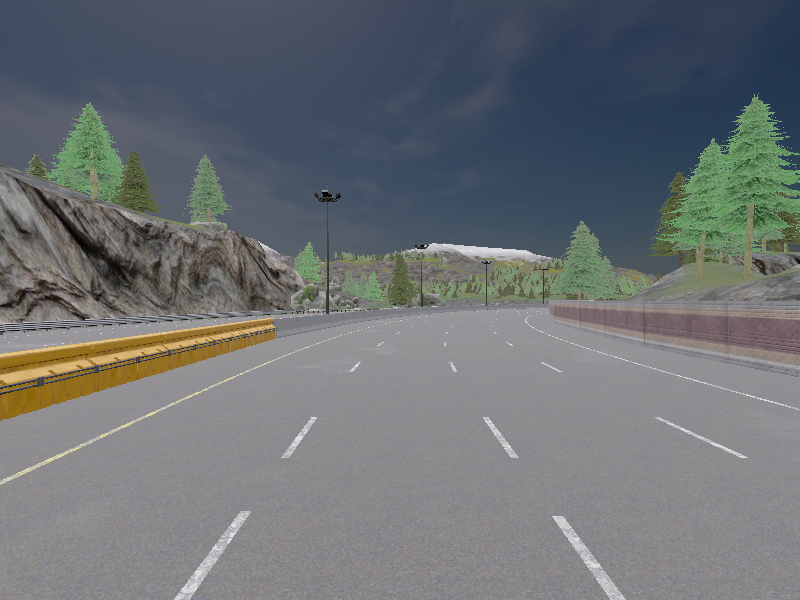
#> input picture data/frames/frame_0060.png, 800 x 600 px
$ python -i lane_detection.py   (imports and definitions only)
#> lines starting #> are read from the running program, lines starting #| are printed output that depends on the picture; after the words box and inside, x2 and y2 are one past the last pixel; in counts of white or black regions, pixels touching at a corner belong together
"""Pasul 3: detectia benzilor cu computer vision clasic.

Etapa 1: filtrarea - din imaginea camerei pastram doar pixelii care seamana
         cu un marcaj rutier.
Etapa 2: transformarea de perspectiva - "indreptam" imaginea ca si cum am
         privi drumul de sus (bird's-eye view, prescurtat BEV).
Etapa 3: sliding window - gasim pixelii celor doua linii ale benzii noastre
         si potrivim cate o curba prin ei.
Etapa 4: eroarea laterala in metri si verificarea de plauzibilitate, ca detectia
         sa spuna "nu stiu" in loc sa raporteze valori absurde.
Etapa 5: urmarire intre cadre (clasa LaneDetector), ca ferestrele sa nu piarda
         liniile in curbe stranse.

Demo pe imagini salvate (o tasta trece la urmatoarea, ESC iese):
    venv\\Scripts\\python.exe lane_detection.py data\\frames\\frame_0060.png
"""

import math
import sys

import cv2
import numpy as np

from simulation import CAMERA_FOV, CAMERA_TRANSFORM, IMAGE_HEIGHT, IMAGE_WIDTH, RADAR_TRANSFORM

# --- Etapa 1: filtrarea ---
ROI_TOP = 330                  # randul de la care incepe drumul; mai sus e cer si peisaj
TOPHAT_KERNEL_SIZE = (41, 5)   # (latime, inaltime) in pixeli; mai lat decat orice marcaj
TOPHAT_THRESHOLD = 25          # cu cat trebuie sa fie pixelul mai luminos decat fundalul local

# --- Etapa 2: vederea de sus ---
# [1 line that did not run here, left out]
BEV_X_NEAR = 5.0               # de la cati metri in fata masinii incepe zona privita de sus
BEV_X_FAR = 25.0               # pana la cati metri in fata
BEV_HALF_WIDTH = 5.0           # cati metri vedem la stanga si la dreapta
BEV_WIDTH = 400                # dimensiunile imaginii de sus, in pixeli
BEV_HEIGHT = 400
XM_PER_PIX = 2 * BEV_HALF_WIDTH / BEV_WIDTH        # metri pe pixel, lateral
YM_PER_PIX = (BEV_X_FAR - BEV_X_NEAR) / BEV_HEIGHT  # metri pe pixel, inainte

# --- Etapa 3: sliding window ---
HIST_SMOOTH = 15               # pe cate coloane vecine insumam histograma
MIN_PEAK = 50                  # cati pixeli albi trebuie sa aiba un varf ca sa fie considerat linie
N_WINDOWS = 10                 # cate ferestre suprapunem pe inaltimea imaginii
WINDOW_MARGIN = 40             # jumatate din latimea unei ferestre, in pixeli (1 m)
MIN_PIXELS = 15                # cati pixeli trebuie sa prinda o fereastra ca sa se recentreze
MIN_FIT_PIXELS = 60            # sub atatia pixeli nu avem incredere in linie

# --- Eroarea laterala si verificarea de plauzibilitate ---
LANE_WIDTH = 3.5               # latimea asteptata a benzii (m)
LANE_WIDTH_TOLERANCE = 0.7     # cu cat se poate abate latimea masurata ca sa credem detectia (m)
LEAD_ERASE_HALF_WIDTH = 1.3    # jumatate din latimea zonei sterse in dreptul masinii din fata (m)
LEAD_ERASE_MARGIN = 2.5        # incepem stergerea cu atat mai aproape decat spune radarul (m)
MAX_FIT_RESIDUAL = 4.0         # abaterea maxima a pixelilor fata de curbele potrivite (pixeli)


def threshold_lane_pixels(rgb):
    """Intoarce o masca alb-negru: 255 unde pixelul pare marcaj, 0 in rest."""
    gray = cv2.cvtColor(np.ascontiguousarray(rgb), cv2.COLOR_RGB2GRAY)
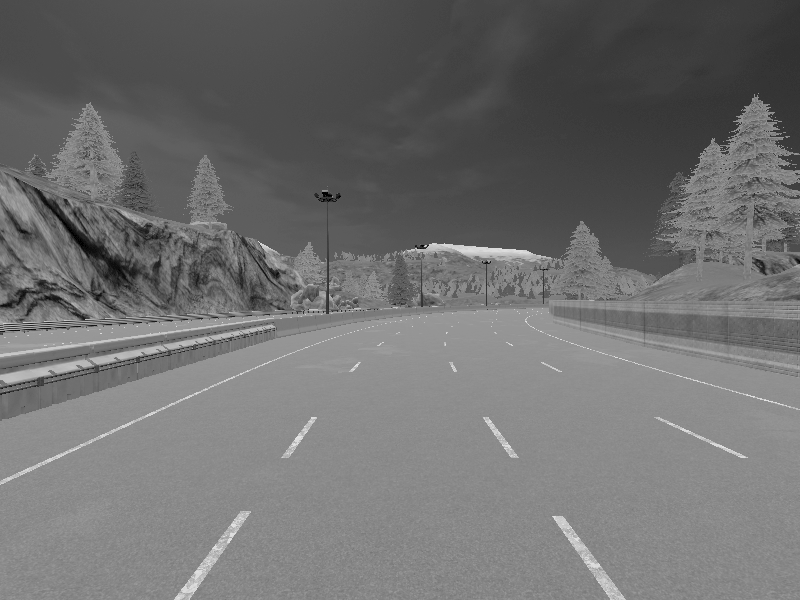
#> gray: shape (600, 800); min 0, max 228, mean 111.4

    # Top-hat = imaginea minus fundalul ei local. Raman doar structurile luminoase
    # mai inguste decat kernelul (marcajele); asfaltul, oricat de luminat, devine ~0.
    kernel = cv2.getStructuringElement(cv2.MORPH_RECT, TOPHAT_KERNEL_SIZE)
    tophat = cv2.morphologyEx(gray, cv2.MORPH_TOPHAT, kernel)
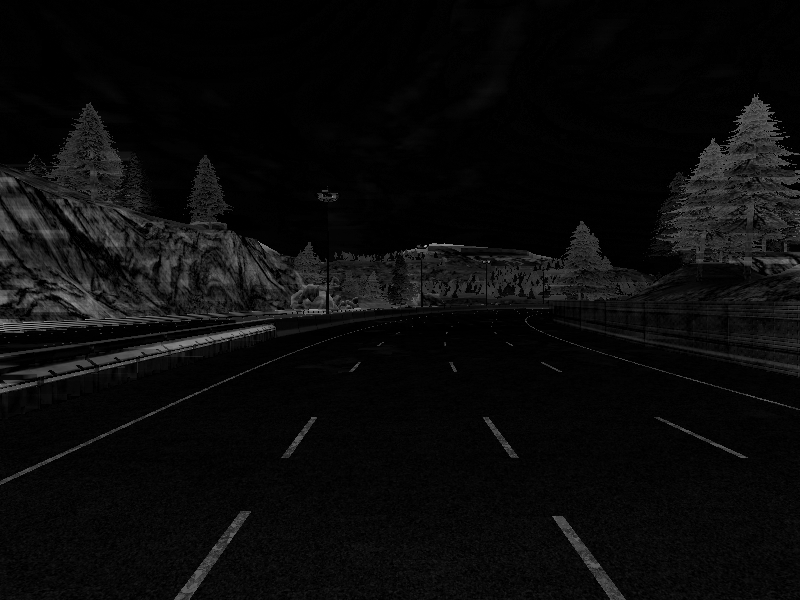
#> tophat: shape (600, 800); min 0, max 178, mean 10.7

    mask = (tophat > TOPHAT_THRESHOLD).astype(np.uint8) * 255
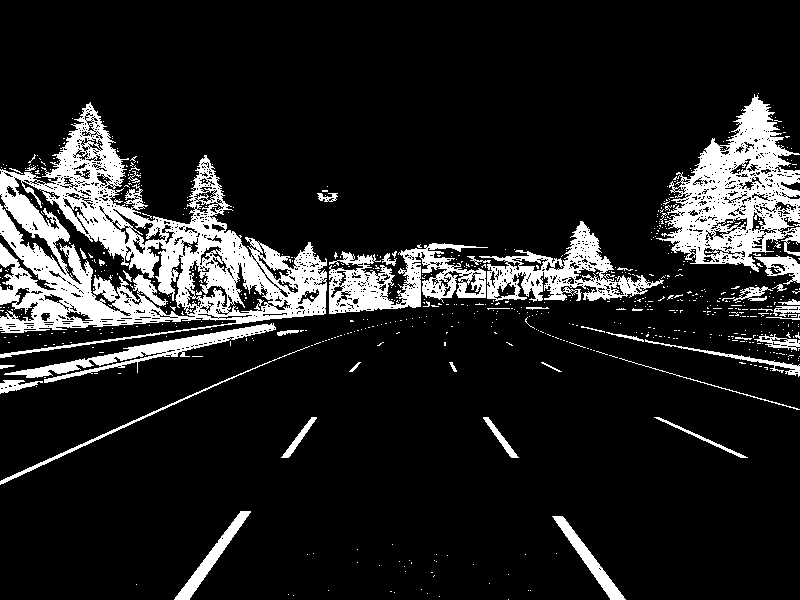
#> mask: shape (600, 800); 13.2% white; 705 white regions (661 under 20 px), largest, box (x1, y1, x2, y2) and area: (0, 102, 327, 358) 29427, (656, 94, 800, 272) 11672, (329, 243, 488, 314) 5231
    mask[:ROI_TOP] = 0  # ignoram tot ce e deasupra drumului
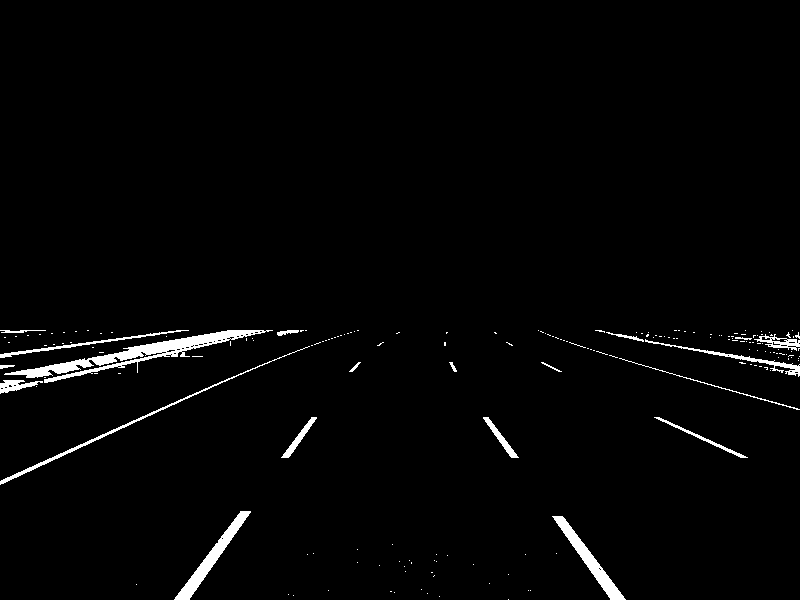
#> mask: shape (600, 800); 2% white; 186 white regions (166 under 20 px), largest, box (x1, y1, x2, y2) and area: (4, 330, 273, 383) 2840, (174, 511, 251, 600) 1181, (552, 516, 626, 600) 1123
    return mask


def ground_to_pixel(forward, right):
    """Unde apare in imagine un punct de pe sosea aflat la `forward` metri in fata
    camerei si `right` metri la dreapta ei (modelul camerei pinhole, drum plat)."""
    # Distanta focala in pixeli: rezulta din latimea imaginii si unghiul de vedere
    focal = IMAGE_WIDTH / (2 * math.tan(math.radians(CAMERA_FOV) / 2))
    u = IMAGE_WIDTH / 2 + focal * right / forward            # coloana
    v = IMAGE_HEIGHT / 2 + focal * CAMERA_HEIGHT / forward   # rand
    return u, v


def bev_source_points():
    """Colturile dreptunghiului de pe sosea, asa cum se vad in imaginea camerei (un trapez)."""
    return np.float32([
        ground_to_pixel(BEV_X_FAR, -BEV_HALF_WIDTH),    # departe, stanga
        ground_to_pixel(BEV_X_FAR, BEV_HALF_WIDTH),     # departe, dreapta
        ground_to_pixel(BEV_X_NEAR, BEV_HALF_WIDTH),    # aproape, dreapta
        ground_to_pixel(BEV_X_NEAR, -BEV_HALF_WIDTH),   # aproape, stanga
    ])


def build_bev_matrix():
    """Matricea care duce trapezul din imaginea camerei in dreptunghiul vederii de sus."""
    destination = np.float32([
        [0, 0],
        [BEV_WIDTH, 0],
        [BEV_WIDTH, BEV_HEIGHT],
        [0, BEV_HEIGHT],
    ])
    return cv2.getPerspectiveTransform(bev_source_points(), destination)


# [1 line that did not run here, left out]
# [1 line that did not run here, left out]


def warp_to_bev(image):
    """Transforma o imagine a camerei (sau o masca) in vedere de sus.
    In rezultat: masina e jos la mijloc, inainte = in sus, 1 pixel = XM_PER_PIX x YM_PER_PIX metri."""
#> (the run stopped early here; a loop or call above may not have finished)

$ run again, on data/frames/frame_0300.png
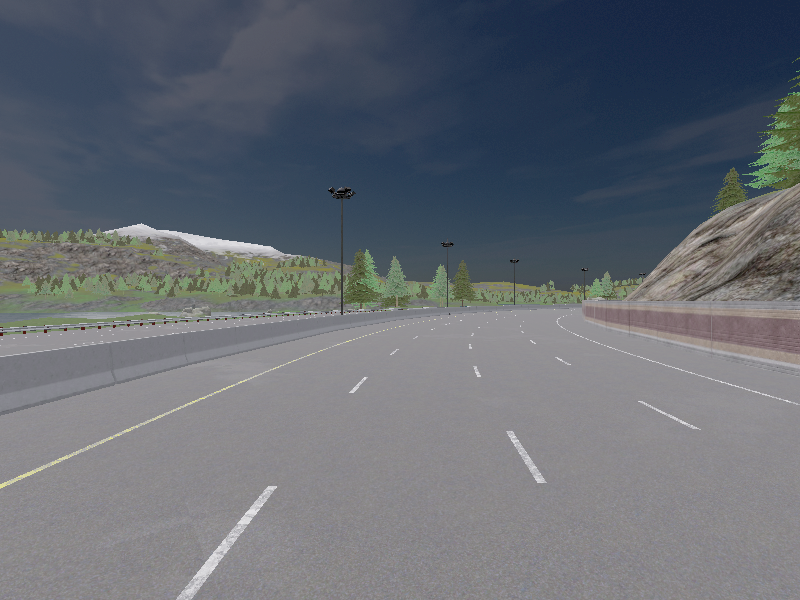
#> input picture data/frames/frame_0300.png, 800 x 600 px
#> in threshold_lane_pixels, `mask = (tophat > TOPHAT_THRESHOLD).astype(np.uint8) * 255`:
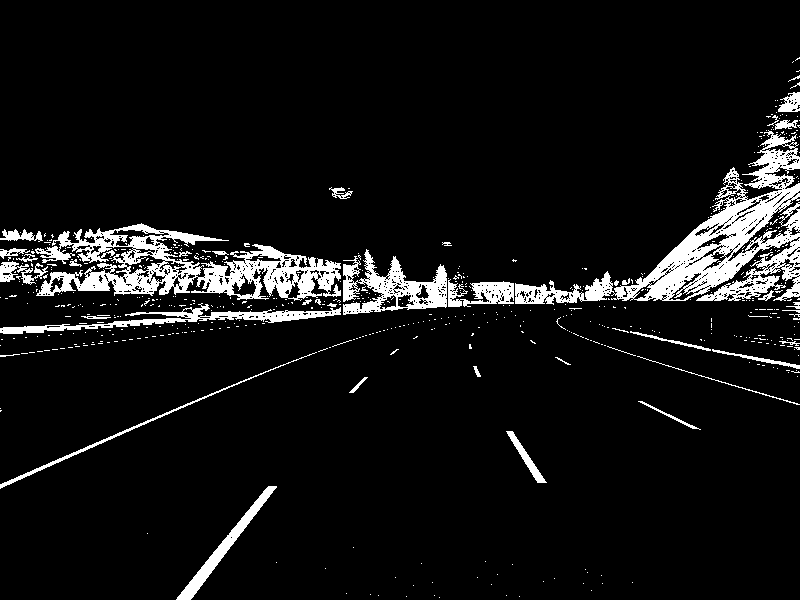
#> mask: shape (600, 800); 7.5% white; 591 white regions (548 under 20 px), largest, box (x1, y1, x2, y2) and area: (515, 130, 800, 305) 12547, (35, 223, 341, 301) 9622, (343, 249, 447, 315) 2969
#> in threshold_lane_pixels, `mask[:ROI_TOP] = 0`:
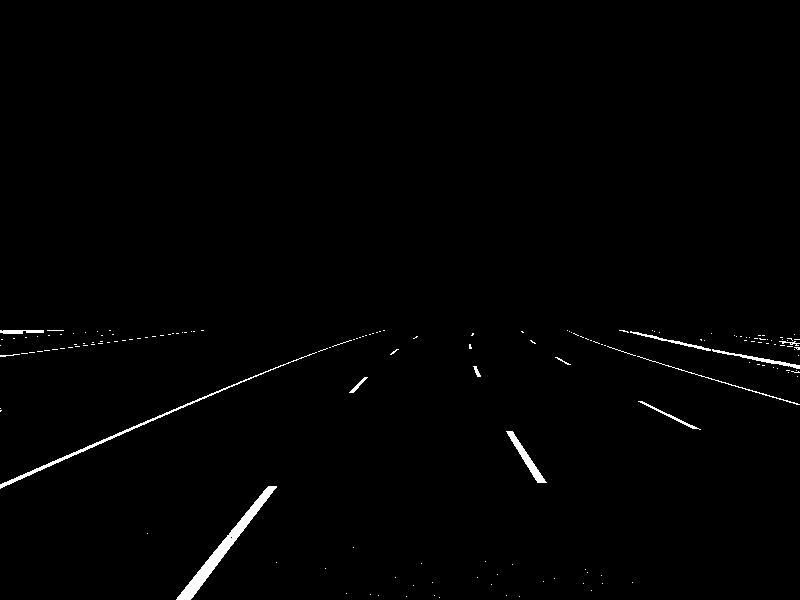
#> mask: shape (600, 800); 0.91% white; 164 white regions (149 under 20 px), largest, box (x1, y1, x2, y2) and area: (176, 486, 277, 600) 1441, (0, 352, 317, 489) 841, (506, 431, 547, 483) 425

$ run again, on data/frames/frame_0600.png
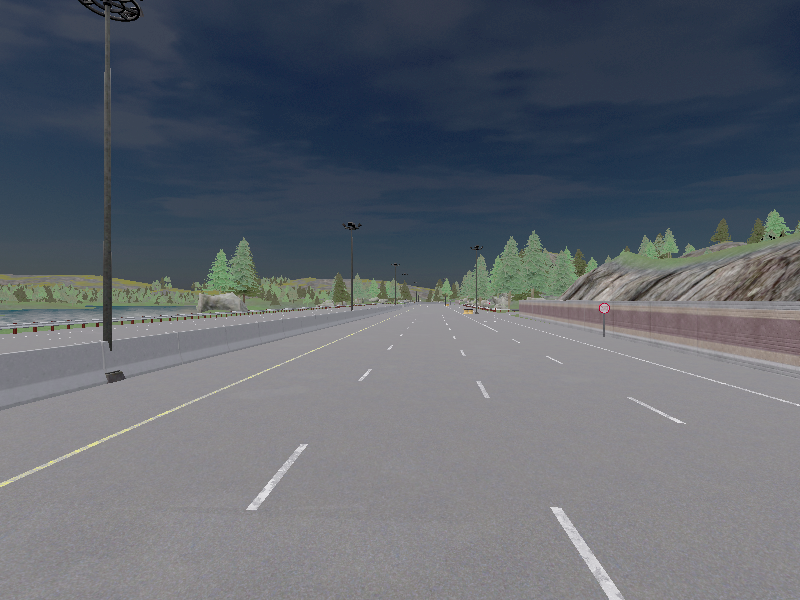
#> input picture data/frames/frame_0600.png, 800 x 600 px
#> in threshold_lane_pixels, `mask = (tophat > TOPHAT_THRESHOLD).astype(np.uint8) * 255`:
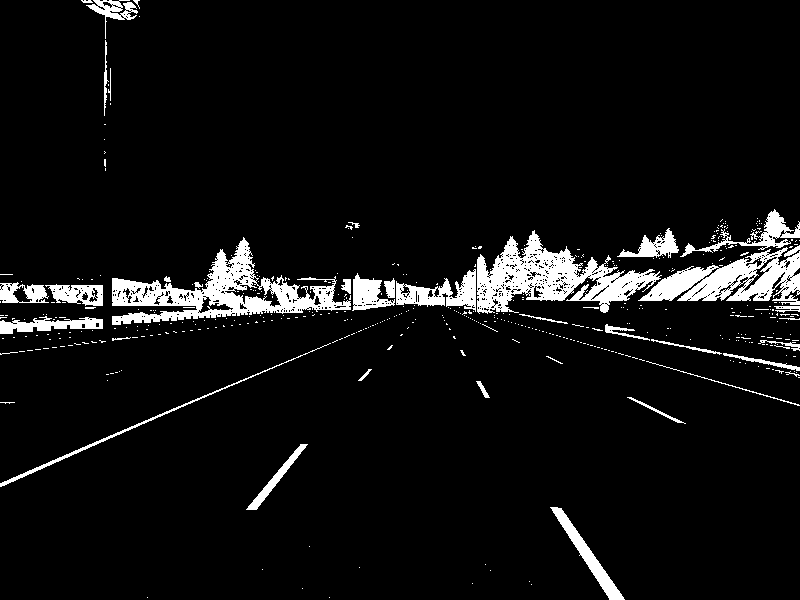
#> mask: shape (600, 800); 6.5% white; 479 white regions (438 under 20 px), largest, box (x1, y1, x2, y2) and area: (112, 237, 351, 325) 6722, (477, 230, 662, 314) 6501, (638, 247, 800, 305) 4593
#> in threshold_lane_pixels, `mask[:ROI_TOP] = 0`:
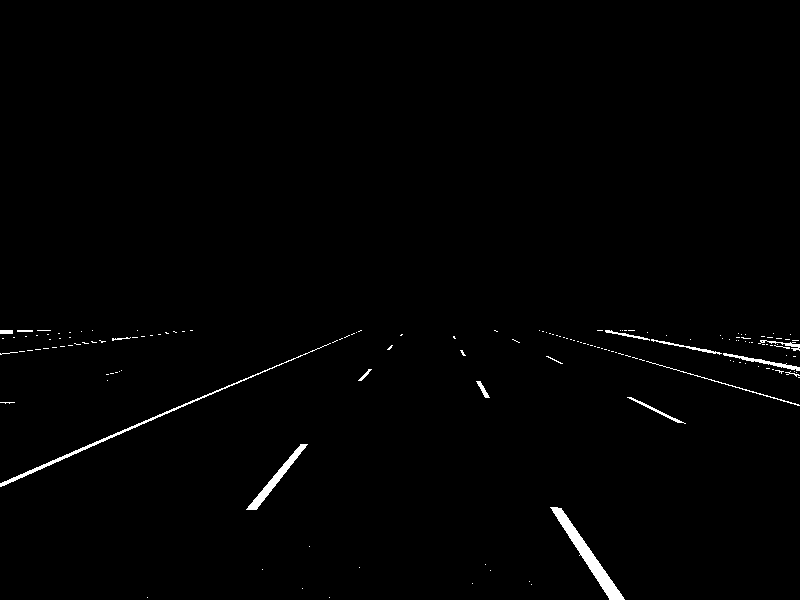
#> mask: shape (600, 800); 0.93% white; 153 white regions (136 under 20 px), largest, box (x1, y1, x2, y2) and area: (550, 507, 625, 600) 1226, (0, 343, 331, 487) 845, (246, 444, 308, 510) 608

$ run again, on data/frames/frame_0900.png
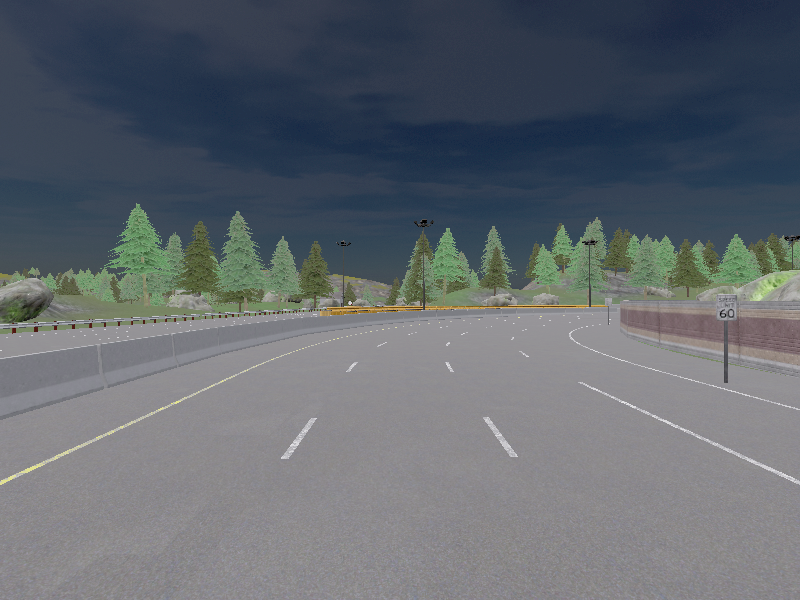
#> input picture data/frames/frame_0900.png, 800 x 600 px
#> in threshold_lane_pixels, `mask = (tophat > TOPHAT_THRESHOLD).astype(np.uint8) * 255`:
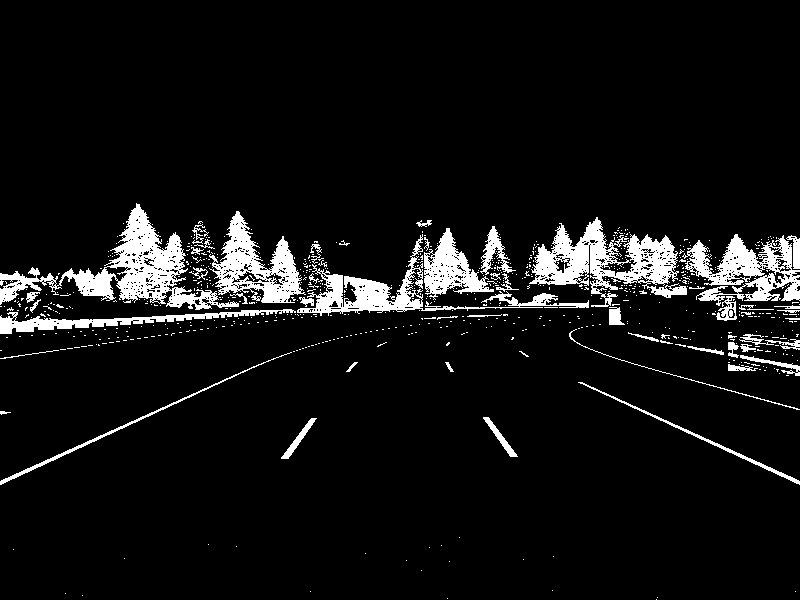
#> mask: shape (600, 800); 7.4% white; 706 white regions (653 under 20 px), largest, box (x1, y1, x2, y2) and area: (0, 203, 239, 310) 6412, (529, 217, 687, 307) 5631, (682, 234, 800, 306) 3905
#> in threshold_lane_pixels, `mask[:ROI_TOP] = 0`:
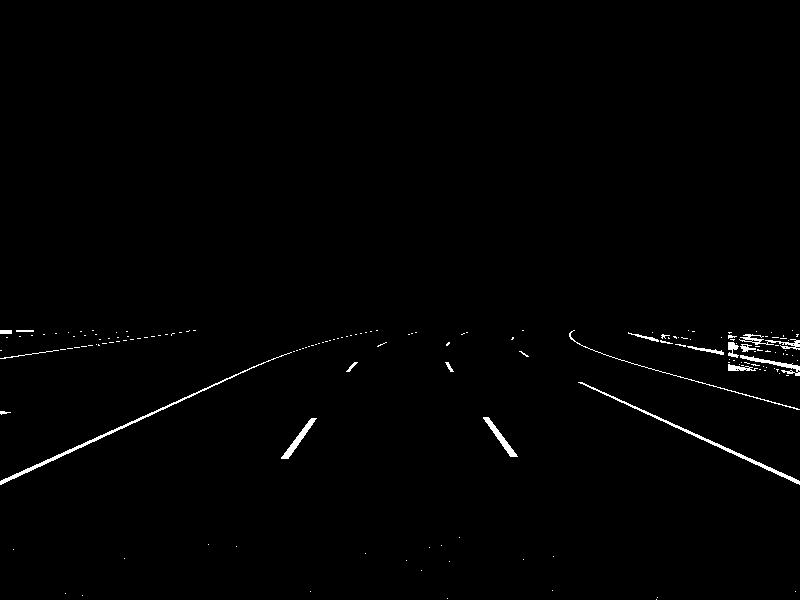
#> mask: shape (600, 800); 0.85% white; 162 white regions (142 under 20 px), largest, box (x1, y1, x2, y2) and area: (0, 352, 292, 485) 801, (578, 382, 800, 485) 696, (281, 418, 317, 459) 295
